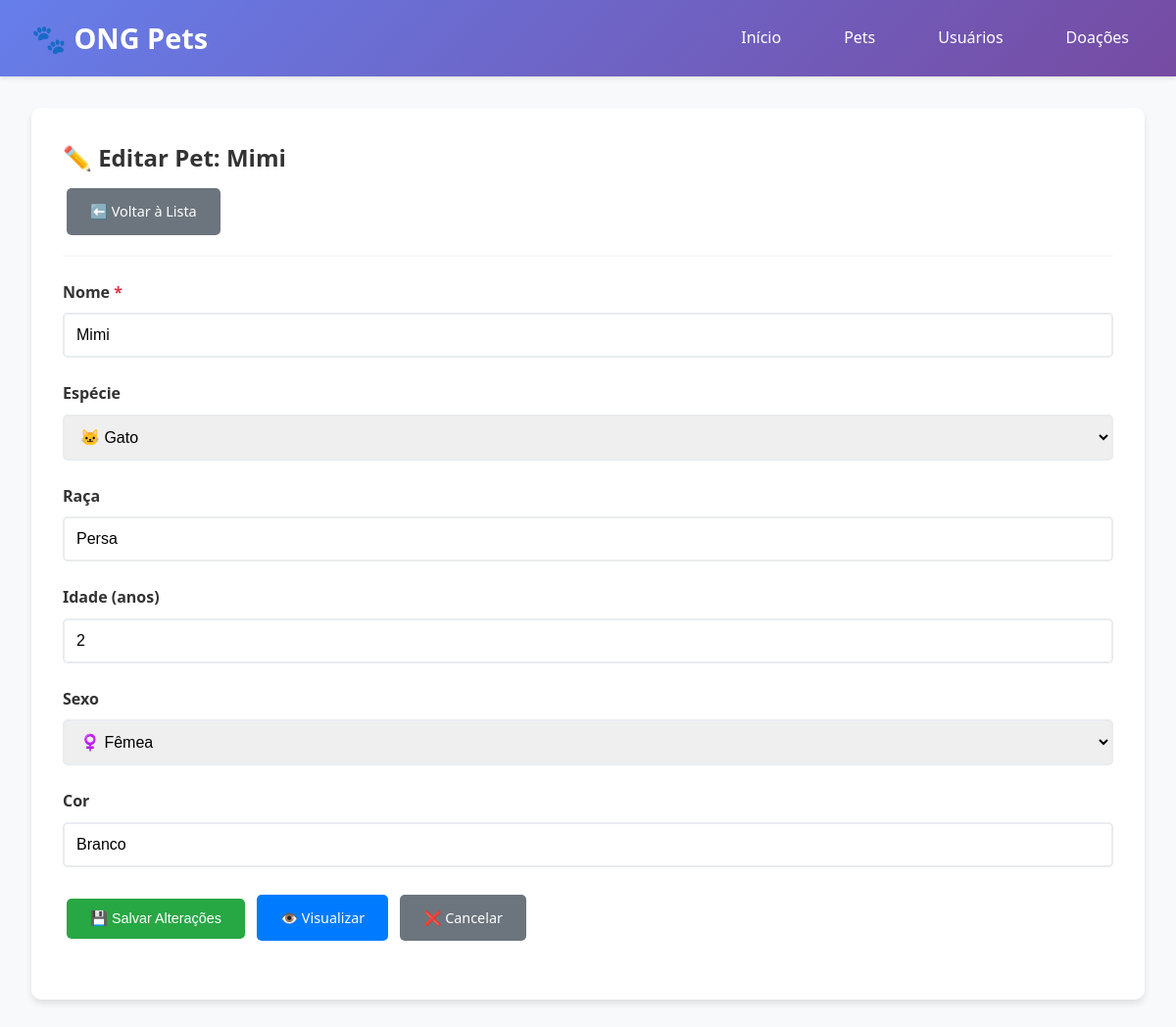
/index.php?controller=pet&action=edit&id=2, run on the app's committed database.
### tables this page shows
CREATE TABLE IF NOT EXISTS pets (
    id INT AUTO_INCREMENT PRIMARY KEY,
    nome VARCHAR(100) NOT NULL,
    especie VARCHAR(20), 
    raca VARCHAR(100),
    idade INTEGER CHECK (idade >= 0),
    sexo CHAR(1) CHECK (sexo IN ('M', 'F')),
    cor VARCHAR(50),
    created_at TIMESTAMP DEFAULT CURRENT_TIMESTAMP,
    updated_at TIMESTAMP DEFAULT CURRENT_TIMESTAMP ON UPDATE CURRENT_TIMESTAMP
);

### config/Database.php (called while the page is built, shortened)
<?php
class Database {
    private $host = 'localhost';
    private $db_name = 'ong_pets';
    private $username = 'root';
    private $password = '';
    public function getConnection() {
        $this->pdo = null;
        try {
            $this->pdo = new PDO(
                "mysql:host=" . $this->host . ";dbname=" . $this->db_name,
                $this->username,
                $this->password
            );
            $this->pdo->setAttribute(PDO::ATTR_ERRMODE, PDO::ERRMODE_EXCEPTION);
            $this->pdo->exec("set names utf8");
        } catch(PDOException $exception) {
            echo "Erro de conexão: " . $exception->getMessage();
        }
        return $this->pdo;
    }
}
?>

### models/Pet.php (called while the page is built, shortened)
<?php
class Pet {
    private $conn;
    private $table_name = "pets";
    public $id;
    public function __construct($db) {
        $this->conn = $db;
    }
    public function readOne() {
        $query = "SELECT id, nome, especie, raca, idade, sexo, cor
                  FROM " . $this->table_name . "
                  WHERE id = ? LIMIT 0,1";
        $stmt = $this->conn->prepare($query);
        $stmt->bindParam(1, $this->id);
        $stmt->execute();
        $row = $stmt->fetch(PDO::FETCH_ASSOC);
        if($row) {
            $this->nome = $row['nome'];
            $this->especie = $row['especie'];
            $this->raca = $row['raca'];
            $this->idade = $row['idade'];
            $this->sexo = $row['sexo'];
            $this->cor = $row['cor'];
            return true;
        }
        return false;
    }
}
?>

### views/pets/edit.php (the view, shortened to what this page needs)
<?php include 'views/partials/header.php'; ?>
<div class="container">
    <div class="card">
        <div class="card-header">
            <h1 class="card-title">✏️ Editar Pet: <?= htmlspecialchars($this->pet->nome) ?></h1>
            <a href="index.php?controller=pet&action=index" class="btn btn-secondary">⬅️ Voltar à Lista</a>
        </div>
        <form method="POST" action="index.php?controller=pet&action=update&id=<?= $this->pet->id ?>">
            <div class="form-group">
                <label for="nome" class="form-label">Nome <span class="required">*</span></label>
                <input type="text" id="nome" name="nome" class="form-control" required
                       value="<?= htmlspecialchars($this->pet->nome) ?>"
                       placeholder="Digite o nome do pet">
            </div>
            <div class="form-group">
                <label for="especie" class="form-label">Espécie</label>
                <select id="especie" name="especie" class="form-control">
                    <option value="Gato" <?= $this->pet->especie === 'Gato' ? 'selected' : '' ?>>🐱 Gato</option>
                </select>
            </div>
            <div class="form-group">
                <label for="raca" class="form-label">Raça</label>
                <input type="text" id="raca" name="raca" class="form-control"
                       value="<?= htmlspecialchars($this->pet->raca) ?>"
                       placeholder="Digite a raça do pet">
            </div>
            <div class="form-group">
                <label for="idade" class="form-label">Idade (anos)</label>
                <input type="number" id="idade" name="idade" class="form-control"
                       value="<?= htmlspecialchars($this->pet->idade) ?>"
                       min="0" max="30" placeholder="Idade em anos">
            </div>
            <div class="form-group">
                <label for="sexo" class="form-label">Sexo</label>
                <select id="sexo" name="sexo" class="form-control">
                    <option value="F" <?= $this->pet->sexo === 'F' ? 'selected' : '' ?>>♀️ Fêmea</option>
                </select>
            </div>
            <div class="form-group">
                <label for="cor" class="form-label">Cor</label>
                <input type="text" id="cor" name="cor" class="form-control"
                       value="<?= htmlspecialchars($this->pet->cor) ?>"
                       placeholder="Digite a cor predominante">
            </div>
            <div class="form-group">
                <button type="submit" class="btn btn-success">💾 Salvar Alterações</button>
                <a href="index.php?controller=pet&action=show&id=<?= $this->pet->id ?>" class="btn btn-primary">👁️ Visualizar</a>
                <a href="index.php?controller=pet&action=index" class="btn btn-secondary">❌ Cancelar</a>
            </div>
        </form>
    </div>
</div>
<?php include 'views/partials/footer.php'; ?>

### public/css/style.css (style rules this page uses)
* { margin: 0; padding: 0; box-sizing: border-box; }
body { font-family: 'Segoe UI', Tahoma, Geneva, Verdana, sans-serif; background-color: #f8f9fa; color: #333; line-height: 1.6; }
.container { max-width: 1200px; margin: 2rem auto; padding: 0 2rem; }
.card { background: white; border-radius: 10px; box-shadow: 0 4px 6px rgba(0,0,0,0.1); padding: 2rem; margin-bottom: 2rem; }
.card-header { border-bottom: 2px solid #f8f9fa; padding-bottom: 1rem; margin-bottom: 1.5rem; }
.card-title { font-size: 1.5rem; color: #333; margin-bottom: 0.5rem; }
.btn { display: inline-block; padding: 0.75rem 1.5rem; border: none; border-radius: 5px; text-decoration: none; cursor: pointer; font-size: 0.9rem; transition: all 0.3s; margin: 0.25rem; }
.btn-primary { background-color: #007bff; color: white; }
.btn-success { background-color: #28a745; color: white; }
.btn-secondary { background-color: #6c757d; color: white; }
.form-group { margin-bottom: 1.5rem; }
.form-label { display: block; margin-bottom: 0.5rem; font-weight: 600; color: #333; }
.form-control { width: 100%; padding: 0.75rem; border: 2px solid #e9ecef; border-radius: 5px; font-size: 1rem; transition: border-color 0.3s; }
.required { color: #dc3545; }
.card { animation: fadeIn 0.5s ease-out; }

### data on the page
pets: nome "Mimi", especie "🐱 Gato", raca "Persa", idade "2", sexo "♀️ Fêmea", cor "Branco"
